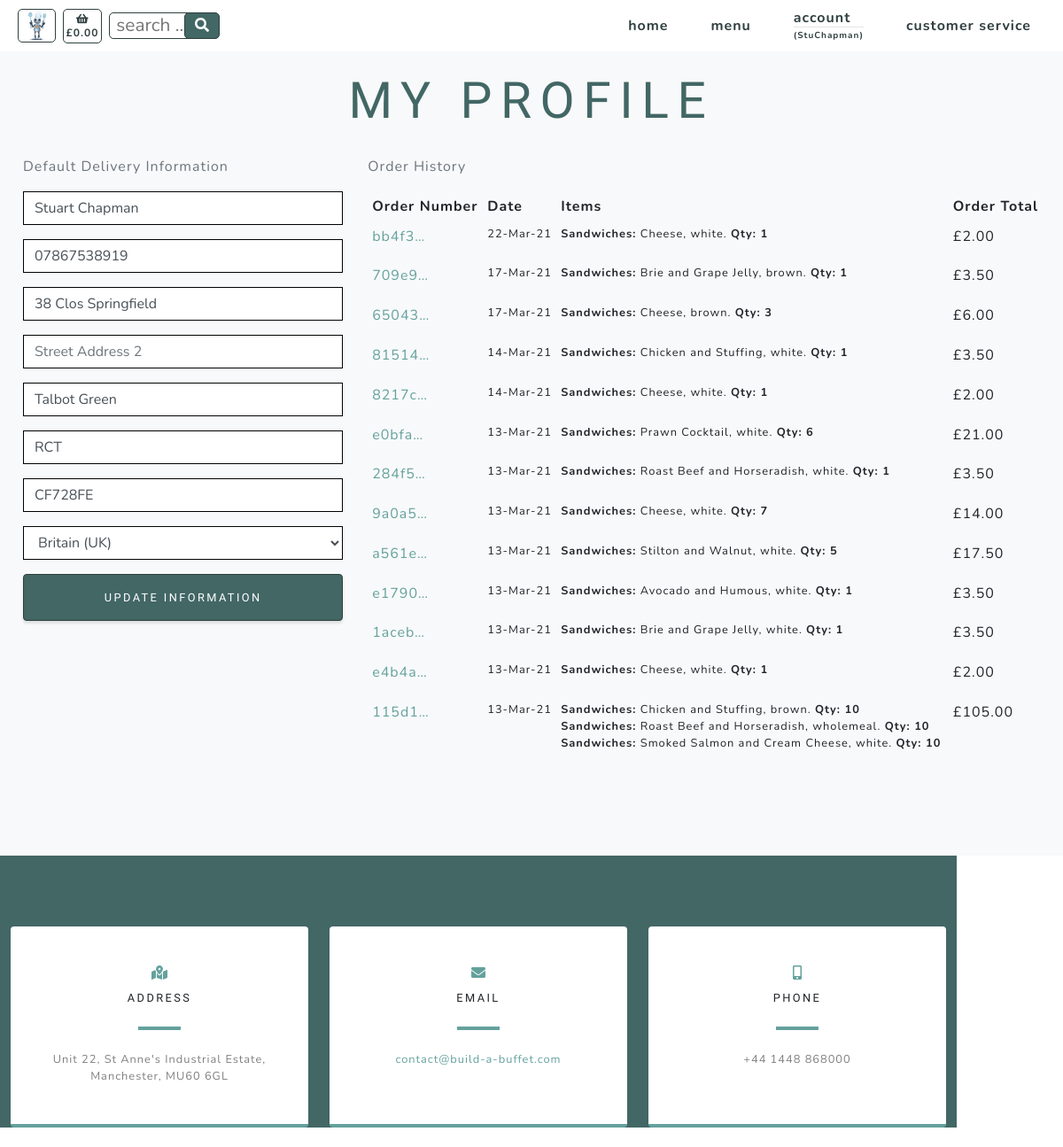
The app's page /profiles/ (signed in) with its own data.
### profiles/models.py (models this page shows)
class UserProfile(models.Model):
    user = models.OneToOneField(User, on_delete=models.CASCADE)
    default_full_name = models.CharField(max_length=20, null=True, blank=True)
    default_phone_number = models.CharField(max_length=20, null=True, blank=True)
    default_street_address1 = models.CharField(max_length=80, null=True, blank=True)
    default_street_address2 = models.CharField(max_length=80, null=True, blank=True)
    default_town_or_city = models.CharField(max_length=40, null=True, blank=True)
    default_county = models.CharField(max_length=80, null=True, blank=True)
    default_postcode = models.CharField(max_length=20, null=True, blank=True)
    default_country = CountryField(blank_label='Country', null=True, blank=True)
    def __str__(self):
        return self.user.username

### checkout/models.py (models this page shows, shortened)
class Order(models.Model):
    customer_name = models.CharField(max_length=50, null=False, blank=False)
    order_number = models.CharField(max_length=32, null=False, editable=False)
    cookie = models.CharField(max_length=32, null=False, editable=False)
    full_name = models.CharField(max_length=50, null=False, blank=False)
    email = models.EmailField(max_length=254, null=False, blank=False)
    phone_number = models.CharField(max_length=20, null=False, blank=False)
    country = CountryField(blank_label='Country *', null=False, blank=False)
    postcode = models.CharField(max_length=20, null=True, blank=True)
    town_or_city = models.CharField(max_length=40, null=False, blank=False)
    street_address1 = models.CharField(max_length=80, null=False, blank=False)
    street_address2 = models.CharField(max_length=80, null=True, blank=True)
    county = models.CharField(max_length=80, null=True, blank=True)
    date = models.DateTimeField(auto_now_add=True)
    delivery_cost = models.DecimalField(max_digits=6, decimal_places=2, null=False, default=0)
    order_total = models.DecimalField(max_digits=10, decimal_places=2, null=False, default=0)
    grand_total = models.DecimalField(max_digits=10, decimal_places=2, null=False, default=0)
    stripe_pid = models.CharField(max_length=254, null=False, blank=False, default='')
    user_profile = models.ForeignKey(UserProfile, on_delete=models.SET_NULL,
                                     null=True, blank=True,
                                     related_name='orders')

class Order_items(models.Model):
    class Meta:
        verbose_name_plural = 'Order_items'
    order_number = models.CharField(max_length=32, null=False, editable=False)
    cookie = models.CharField(max_length=32, null=False, editable=False)
    item_number = models.DecimalField(max_digits=8, decimal_places=0)
    category = models.CharField(max_length=254)
    name = models.CharField(max_length=254)
    servings = models.DecimalField(max_digits=3, decimal_places=0)
    option = models.CharField(max_length=254)
    total_price = models.DecimalField(max_digits=6, decimal_places=2, null=True, blank=True)

### products/models.py (models this page shows, shortened)
class Options(models.Model):
    class Meta:
        verbose_name_plural = 'Options'
    category = models.ForeignKey('Category', null=True, blank=True,
                                 on_delete=models.SET_NULL)
    id_no = models.CharField(max_length=254, null=True)
    option1 = models.CharField(max_length=24)
    option2 = models.CharField(max_length=24)
    option3 = models.CharField(max_length=24)

### profiles/views.py (the view)
# urls.py: path('', views.profile, name='profile'),
@login_required
def profile(request):
    profile = get_object_or_404(UserProfile, user=request.user)
    if request.method == 'POST':
        form = UserProfileForm(request.POST, instance=profile)
        if form.is_valid():
            form.save()
            messages.success(request, 'Profile updated successfully')
        else:
            messages.success(request, 'There was an error updating your profile - please try again')
    else:
        form = UserProfileForm(instance=profile)
    options = Options.objects.all()
    orders = Order.objects.filter(customer_name=profile)
    items = Order_items.objects.none()
    x = -1
    for order in orders:
        x = x + 1
        order_number = Order.objects.filter(customer_name=profile)[x].order_number
        order_items = Order_items.objects.filter(order_number=order_number)
        items = items | order_items
    orders = orders.order_by('-date')
    context = {
        'form': form,
        'orders': orders,
        'items': items,
        'options': options,
        'on_profile_page': True
    }
    return render(request, 'profiles/profile.html', context)

### profiles/forms.py
class UserProfileForm(forms.ModelForm):
    class Meta:
        model = UserProfile
        exclude = ('user',)
    def __init__(self, *args, **kwargs):
        super().__init__(*args, **kwargs)
        placeholders = {
            'default_full_name': 'Full Name',
            'default_phone_number': 'Phone Number',
            'default_postcode': 'Postal Code',
            'default_town_or_city': 'Town or City',
            'default_street_address1': 'Street Address 1',
            'default_street_address2': 'Street Address 2',
            'default_county': 'County, State or Locality',
        }
        self.fields['default_phone_number'].widget.attrs['autofocus'] = True
        for field in self.fields:
            if field != 'default_country':
                if self.fields[field].required:
                    placeholder = f'{placeholders[field]} *'
                else:
                    placeholder = placeholders[field]
                self.fields[field].widget.attrs['placeholder'] = placeholder
            self.fields[field].widget.attrs['class'] = 'border-black rounded-0 profile-form-input'
            self.fields[field].label = False

### basket/contexts.py (called while the page is built)
def basket_context(request):
    cookie_key = settings.COOKIE_KEY
    try:
        cookie = request.COOKIES[cookie_key]
        basket_total = Basket.objects.filter(cookie=cookie).aggregate(Sum('total_price'))
        if basket_total['total_price__sum'] is None:
            basket_total = ""
    except KeyError:
        basket_total = ""
        cookie = 99999999
    context = {
            'cookie': cookie,
            'cookie_key': cookie_key,
            'basket_total': basket_total,
        }
    return context

### profiles/templates/profiles/profile.html (shortened to what this page needs)
{% extends "base.html" %}
{% load static %}
{% block content %}
    <section class="products-section bg-light" id="products">
        <div class="container">
            <div class="row justify-content-center no-gutters">
                <div class="col-xl-12">
                    <h1 class="product-text-one mx-auto text-uppercase text-center flex-margin-b text-blue">My Profile</h1>
                </div>
                <div class="row">
                    <div class="px-3 col-12 col-lg-4">
                        <p class="text-muted">Default Delivery Information</p>
                        <form class="mt-3" action="{% url 'profile' %}" method="POST" id="profile-update-form">
                            {{ form|crispy }}
                            <button class="width-100 border-solid masthead-button btn btn-primary js-scroll-trigger float-right">Update Information</button>
                        </form>
                    </div>
                    <div class="col-12 col-lg-8">
                        <p class="text-muted">Order History</p>
                        <div class="order-history table-responsive">
                            <table class="table table-sm table-borderless">
                                <thead>
                                    <tr>
                                        <th>Order Number</th>
                                        <th>Date</th>
                                        <th>Items</th>
                                        <th>Order Total</th>
                                    </tr>
                                </thead>
                                <tbody>
                                    {% for order in orders %}
                                        <tr>
                                            <td>
                                                <a href="{% url 'order_success' order.order_number %}"
                                                title="{{ order.order_number }}">
                                                    {{ order.order_number|truncatechars:6 }}
                                                </a>
                                            </td>
                                            <td class="small">{{ order.date|date:'d-M-y' }}</td>
                                            <td>
                                                <ul class="list-unstyled">
                                                    {% for item in items %}
                                                        {% if item.order_number == order.order_number %}
                                                            <li class="small">
                                                                {% if item.option == "selected-one" %}
                                                                    {% for option in options %}
                                                                        <b>{{ item.category.title }}:</b> {{ item.name }}, {{ option.option1 }}. <b>Qty: {{ item.servings }}</b>
                                                                    {% endfor %}
                                                                {% endif %}
                                                                {% if item.option == "selected-two" %}
                                                                    {% for option in options %}
                                                                        <b>{{ item.category.title }}:</b> {{ item.name }}, {{ option.option2 }}. <b>Qty: {{ item.servings }}</b>
                                                                    {% endfor %}
                                                                {% endif %}
                                                                {% if item.option == "selected-three" %}
                                                                    {% for option in options %}
                                                                        <b>{{ item.category.title }}:</b> {{ item.name }}, {{ option.option3 }}. <b>Qty: {{ item.servings }}</b>
                                                                    {% endfor %}
                                                                {% endif %}
                                                            </li>
                                                        {% endif %}
                                                    {% endfor %}
                                                </ul>
                                            </td>
                                            <td>£{{ order.order_total }}</td>
                                        </tr>
                                    {% endfor %}
                                </tbody>
                            </table>
                        </div>
                    </div>
                </div>
            </div>
        </div>
    </section>
{% include 'includes/contact.html' %}
{% endblock %}

### templates/base.html (shortened to what this page needs)
{% load static %}
<!doctype html>
<html lang="en">
  <head>
    {% block corecss %}
        <link href="{% static 'css/styles.css' %}" rel="stylesheet" />
        <link href="{% static 'css/slider.css' %}" rel="stylesheet" />
    {% endblock %}
  </head>
  <body id="page-top" onload="createCookie()">
        <nav class="navbar navbar-expand-lg navbar-light fixed-top" id="mainNav">
            <div class="container">
                <div>
                    <ul class="navbar-nav ml-auto align-vertically">
                        <li class="nav-item"><a class="nav-link js-scroll-trigger bartholemew-menu" href=""><img src="{{ MEDIA_URL }}assets/img/bartholemew-sml.jpg" alt="bartholemew" height="36"></a></li>
                    </ul>
                </div>
                <div>
                    <ul class="navbar-nav ml-auto align-vertically">
                        {% if basket_total.total_price__sum != None %}
                            <li class="nav-item"><a class="nav-link js-scroll-trigger text-center text-xs-nav basket" href="{% url 'basket' %}"><i class="fa fa-shopping-basket" aria-hidden="true"></i><br><span class=" text-xs-nav">£{{ basket_total.total_price__sum|floatformat:"2" }}</span></a></li>
                        {% else %}
                            <li class="nav-item"><a class="nav-link js-scroll-trigger text-center text-xs-nav basket" href="{% url 'basket' %}"><i class="fa fa-shopping-basket" aria-hidden="true"></i><br><span class=" text-xs-nav">£0.00</span></a></li>
                        {% endif %}
                    </ul>
                </div>
                <div class="ml-2 mr-auto">
                    <form action="{% url 'search_products' %}" method="GET">
                        <input class="search-input text-blue text-xs" type="text" name="product_search" id="product_search" placeholder=" search ...">
                        <button class="search-button text-center" type="submit">
                                <i class="fas fa-search"></i>
                        </button>
                    </form>
                </div>
                <div class="collapse navbar-collapse" id="navbarResponsive">
                    <ul class="navbar-nav ml-auto">
                        <li class="nav-item my-auto"><a class="nav-link js-scroll-trigger" href="{% url 'home' %}">home</a></li>
                        <li class="nav-item dropdown my-auto">
                            <a class="nav-link js-scroll-trigger" href="#" id="all-menus-link" data-toggle="dropdown" aria-haspopup="true" aria-expanded="false">
                                menu
                            </a>
                        </li>
                        <li class="nav-item dropdown">
                            {% if request.user.is_authenticated %}
                                <a class="nav-link js-scroll-trigger" href="#" id="account-link" data-toggle="dropdown" aria-haspopup="true" aria-expanded="false">
                                    account
                                    <hr class="d-none d-lg-block user-br">
                                    <span class="user-text">
                                    ({{ request.user }})</span>
                                </a>
                            {% else %}
                                <a class="nav-link" href="{% url 'account_login' %}">login</a>
                            {% endif %}
                        </li>
                        <li class="nav-item my-auto"><a class="nav-link js-scroll-trigger" href="{% url 'service' %}">customer service</a></li>
                    </ul>
                </div>
            </div>
        </nav>
    {% block content %}
    {% endblock %}
  </body>
</html>

### records on screen
UserProfile: default_full_name "Stuart Chapman", default_phone_number "07867538919", default_street_address1 "38 Clos Springfield", default_town_or_city "Talbot Green", default_county "RCT", default_postcode "CF728FE", default_country "Britain (UK)"
Order: order_number "bb4f3…", date "22-Mar-21", order_total "2.00"
Order_items: category "Sandwiches", name "Cheese", servings "1"
Options: option1 "white", option2 "brown", option3 "wholemeal"
Order: order_number "709e9…", date "17-Mar-21", order_total "3.50"
Order_items: category "Sandwiches", name "Brie and Grape Jelly", servings "1"
Order: order_number "65043…", date "17-Mar-21", order_total "6.00"
Order_items: category "Sandwiches", name "Cheese", servings "3"
Order: order_number "81514…", date "14-Mar-21", order_total "3.50"
Order_items: category "Sandwiches", name "Chicken and Stuffing", servings "1"
Order: order_number "8217c…", date "14-Mar-21", order_total "2.00"
Order_items: category "Sandwiches", name "Cheese", servings "1"
Order: order_number "e0bfa…", date "13-Mar-21", order_total "21.00"
Order_items: category "Sandwiches", name "Prawn Cocktail", servings "6"
Order: order_number "284f5…", date "13-Mar-21", order_total "3.50"
Order_items: category "Sandwiches", name "Roast Beef and Horseradish", servings "1"
Order: order_number "9a0a5…", date "13-Mar-21", order_total "14.00"
Order_items: category "Sandwiches", name "Cheese", servings "7"
Order: order_number "a561e…", date "13-Mar-21", order_total "17.50"
Order_items: category "Sandwiches", name "Stilton and Walnut", servings "5"
Order: order_number "e1790…", date "13-Mar-21", order_total "3.50"
Order_items: category "Sandwiches", name "Avocado and Humous", servings "1"
Order: order_number "1aceb…", date "13-Mar-21", order_total "3.50"
Order_items: category "Sandwiches", name "Brie and Grape Jelly", servings "1"
Order: order_number "e4b4a…", date "13-Mar-21", order_total "2.00"
Order_items: category "Sandwiches", name "Cheese", servings "1"
Order: order_number "115d1…", date "13-Mar-21", order_total "105.00"
Order_items: category "Sandwiches", name "Chicken and Stuffing", servings "10"
Order_items: category "Sandwiches", name "Roast Beef and Horseradish", servings "10"
Order_items: category "Sandwiches", name "Smoked Salmon and Cream Cheese", servings "10"

### other values on screen
{{ request.user }} "StuChapman"
